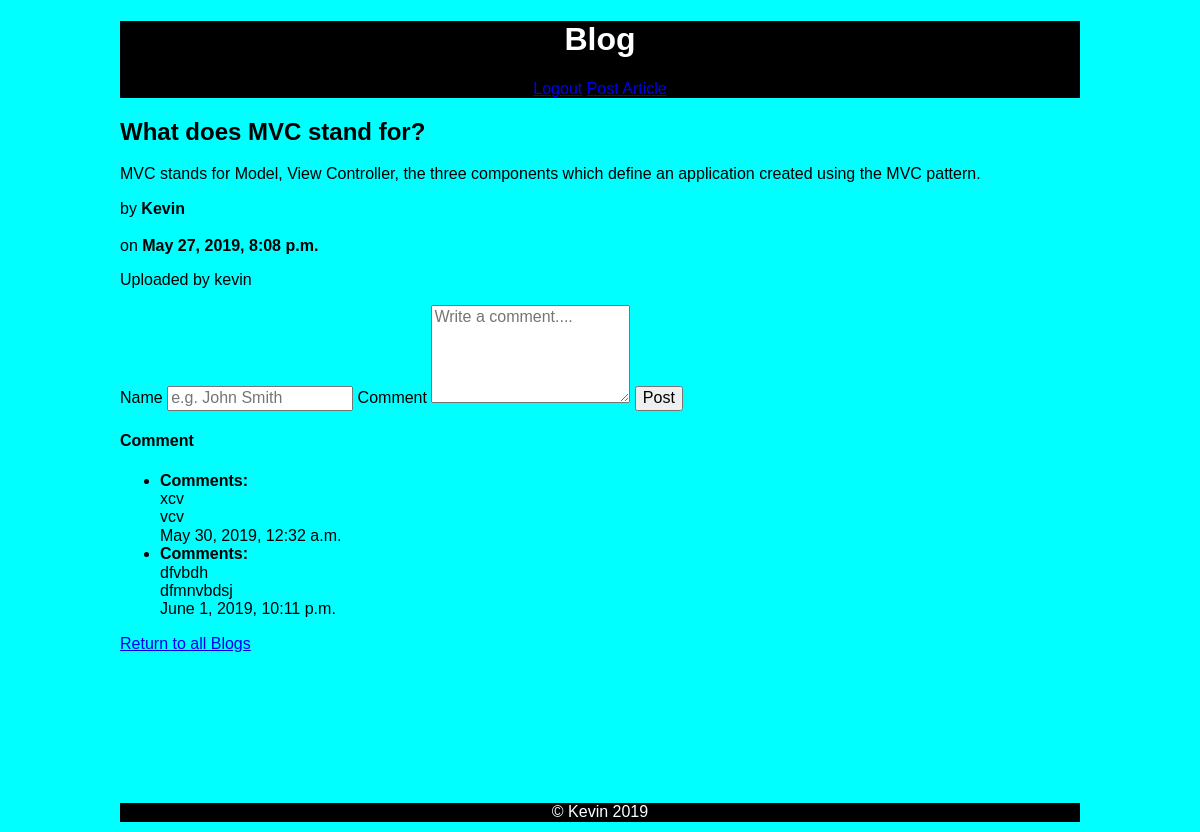
The app's page /articles/6 (signed in) with its own data.
### blog/models.py (models this page shows, shortened)
class Article(models.Model):
    title = models.CharField(max_length=255)
    author = models.CharField(max_length=255)
    draft = models.BooleanField()
    body = models.TextField(validators=[MinLengthValidator(1)])
    published_date = models.DateTimeField(auto_now=True)
    user = models.ForeignKey(User, on_delete=models.CASCADE, related_name="blogs")

class Comment(models.Model):
    name = models.CharField(max_length=255)
    created_at = models.DateTimeField(auto_now_add=True)
    message = models.TextField()
    article = models.ForeignKey(Article, on_delete=models.CASCADE, related_name='comments')

### blog/views.py (the view)
# urls.py: path('articles/<int:id>', views.topic_show, name='topic_details'),
def topic_show(request, id):
    article = Article.objects.get(pk=id)
    context = {'article': article}
    response = render(request, 'topic.html', context)
    return HttpResponse(response)

### blog/templates/topic.html (shortened to what this page needs)
{% extends 'base.html' %}
{% block content %}
    <main class="topic-details">
        <h2>{{ article.title }}</h2>
        <p>{{ article.body }}</p>
        <p>by<strong> {{ article.author }}</strong><br></br> on <strong>{{ article.published_date }}</strong></p>
        <p>Uploaded by {{article.user.username}}</p>
        <form action="{% url 'create_comment' %}" method="post">
            <div class ="comment">
                <label for="name">Name</label>
                <input type="text" name="name" id="name" placeholder="e.g. John Smith" class="comment_box">
                <label for="message">Comment</label>
                <textarea name="message" id="message" cols="20" rows="5" placeholder="Write a comment...." class="comment_box"></textarea>
                <button type="submit">Post</button>
            </div>
        </form>
        <h4>Comment</h4>
        <ul>
            {% for comment in article.comments.all %}
                <li>
                    <strong>Comments: </strong> <br> {{ comment.name }} <br> {{ comment.message }} <br> {{ comment.created_at }}
                </li>
            {% endfor %}
        </ul>
        <a class="back" href="{% url 'home_page' %}">Return to all Blogs</a>
    </main>
{% endblock %}

### blog/static/css/main.css (style rules this page uses)
*, *::before, *::after { box-sizing: border-box; }
html { font-family: Helvetica, sans-serif; }
body { background-color: aqua; margin: 0 10%; }

### records on screen
Article: title "What does MVC stand for?", body "MVC stands for Model, View Controller, the three components which define an application created using the MVC pattern.", author "Kevin", published_date "May 27, 2019, 8:08 p.m.", user.username "kevin"
Comment: name "xcv", message "vcv", created_at "May 30, 2019, 12:32 a.m."
Comment: name "dfvbdh", message "dfmnvbdsj", created_at "June 1, 2019, 10:11 p.m."
